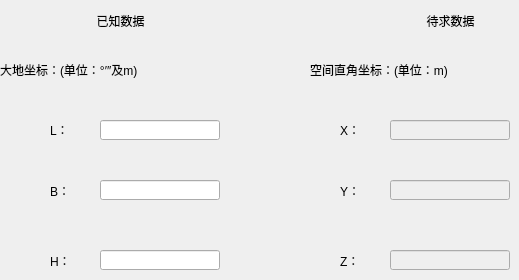
    <widget class="QWidget" name="page">
     <widget class="QLabel" name="label_9">
      <property name="geometry">
       <rect>
        <x>90</x>
        <y>10</y>
        <width>61</width>
        <height>21</height>
       </rect>
      </property>
      <property name="text">
       <string>已知数据</string>
      </property>
      <property name="alignment">
       <set>Qt::AlignCenter</set>
      </property>
     </widget>
     <widget class="QLabel" name="label_11">
      <property name="geometry">
       <rect>
        <x>420</x>
        <y>10</y>
        <width>61</width>
        <height>21</height>
       </rect>
      </property>
      <property name="text">
       <string>待求数据</string>
      </property>
      <property name="alignment">
       <set>Qt::AlignCenter</set>
      </property>
     </widget>
     <widget class="QLabel" name="label_14">
      <property name="geometry">
       <rect>
        <x>0</x>
        <y>60</y>
        <width>181</width>
        <height>20</height>
       </rect>
      </property>
      <property name="text">
       <string>大地坐标：(单位：°′″及m)</string>
      </property>
     </widget>
     <widget class="QLabel" name="label_15">
      <property name="geometry">
       <rect>
        <x>50</x>
        <y>120</y>
        <width>41</width>
        <height>20</height>
       </rect>
      </property>
      <property name="text">
       <string>L：</string>
      </property>
     </widget>
     <widget class="QLabel" name="label_16">
      <property name="geometry">
       <rect>
        <x>50</x>
        <y>180</y>
        <width>31</width>
        <height>21</height>
       </rect>
      </property>
      <property name="text">
       <string>B：</string>
      </property>
     </widget>
     <widget class="QLabel" name="label_17">
      <property name="geometry">
       <rect>
        <x>50</x>
        <y>250</y>
        <width>31</width>
        <height>21</height>
       </rect>
      </property>
      <property name="text">
       <string>H：</string>
      </property>
     </widget>
     <widget class="QLineEdit" name="l1LEdit">
      <property name="geometry">
       <rect>
        <x>100</x>
        <y>120</y>
        <width>120</width>
        <height>20</height>
       </rect>
      </property>
      <property name="inputMask">
       <string/>
      </property>
      <property name="text">
       <string/>
      </property>
     </widget>
     <widget class="QLineEdit" name="b1LEdit">
      <property name="geometry">
       <rect>
        <x>100</x>
        <y>180</y>
        <width>120</width>
        <height>20</height>
       </rect>
      </property>
     </widget>
     <widget class="QLineEdit" name="h1LEdit">
      <property name="geometry">
       <rect>
        <x>100</x>
        <y>250</y>
        <width>120</width>
        <height>20</height>
       </rect>
      </property>
     </widget>
     <widget class="QLineEdit" name="x1LEdit">
      <property name="enabled">
       <bool>false</bool>
      </property>
      <property name="geometry">
       <rect>
        <x>390</x>
        <y>120</y>
        <width>120</width>
        <height>20</height>
       </rect>
      </property>
     </widget>
     <widget class="QLabel" name="label_18">
      <property name="geometry">
       <rect>
        <x>340</x>
        <y>120</y>
        <width>41</width>
        <height>20</height>
       </rect>
      </property>
      <property name="text">
       <string>X：</string>
      </property>
     </widget>
     <widget class="QLabel" name="label_19">
      <property name="geometry">
       <rect>
        <x>340</x>
        <y>250</y>
        <width>31</width>
        <height>21</height>
       </rect>
      </property>
      <property name="text">
       <string>Z：</string>
      </property>
     </widget>
     <widget class="QLabel" name="label_20">
      <property name="geometry">
       <rect>
        <x>310</x>
        <y>60</y>
        <width>141</width>
        <height>20</height>
       </rect>
      </property>
      <property name="text">
       <string>空间直角坐标：(单位：m)</string>
      </property>
     </widget>
     <widget class="QLabel" name="label_21">
      <property name="geometry">
       <rect>
        <x>340</x>
        <y>180</y>
        <width>31</width>
        <height>21</height>
       </rect>
      </property>
      <property name="text">
       <string>Y：</string>
      </property>
     </widget>
     <widget class="QLineEdit" name="z1LEdit">
      <property name="enabled">
       <bool>false</bool>
      </property>
      <property name="geometry">
       <rect>
        <x>390</x>
        <y>250</y>
        <width>120</width>
        <height>20</height>
       </rect>
      </property>
     </widget>
     <widget class="QLineEdit" name="y1LEdit">
      <property name="enabled">
       <bool>false</bool>
      </property>
      <property name="geometry">
       <rect>
        <x>390</x>
        <y>180</y>
        <width>120</width>
        <height>20</height>
       </rect>
      </property>
     </widget>
    </widget>
